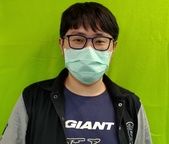
#> input picture stanCode_projects/my_photoshop/images/mask.jpg, 169 x 144 px, shrunk from 2540 x 2160 before the run
$ python best_photoshop_award.py
#> lines starting #> are read from the running program, lines starting #| are printed output that depends on the picture
### stanCode_projects/my_photoshop/simpleimage.py
#!/usr/bin/env python3

"""
Stanford CS106AP SimpleImage
Nick Parlante, Sonja Johnson-Yu, and Nick Bowman
 -6/2019 version has file reading, pix, and foreach iterator

SimpleImage Features:
Create image:
    image = SimpleImage.blank(400, 200)   # create new image of size
    image = SimpleImage('foo.jpg')        # create from file

Access size
    image.width, image.height

Iterate over all pixels:
    for pixel in image:
        #do something with pixel

Get pix at x,y
    pix = image.get_pix(x, y)
    # pix is RGB tuple like (100, 200, 0)

Set pix at x,y
    image.set_pix(x, y, pix)   # set data by tuple also

Get Pixel object at x,y
    pixel = image.get_pixel(x, y)
    pixel.red = 0
    pixel.blue = 255

Show image on screen
    image.show()

The main() function below demonstrates the above functions as a test.
"""

import sys
# If the following line fails, "Pillow" needs to be installed
from PIL import Image


def clamp(num):
    """
    Return a "clamped" version of the given num,
    converted to be an int limited to the range 0..255 for 1 byte.
    """
    num = int(num)
    if num < 0:
        return 0
    if num >= 256:
        return 255
    return num


class Pixel(object):
    """
    A pixel at an x,y in a SimpleImage.
    Supports set/get .red .green .blue
    and get .x .y
    """
    def __init__(self, image, x, y):
        self.image = image
        self._x = x
        self._y = y

    def __str__(self):
        return 'r:' + str(self.red) + ' g:' + str(self.green) + ' b:' + str(self.blue)

    # Pillow image stores each pixel color as a (red, green, blue) tuple.
    # So the functions below have to unpack/repack the tuple to change anything.

    @property
    def red(self):
        return self.image.px[self._x, self._y][0]

    @red.setter
    def red(self, value):
        rgb = self.image.px[self._x, self._y]
        self.image.px[self._x, self._y] = (clamp(value), rgb[1], rgb[2])

    @property
    def green(self):
        return self.image.px[self._x, self._y][1]

    @green.setter
    def green(self, value):
        rgb = self.image.px[self._x, self._y]
        self.image.px[self._x, self._y] = (rgb[0], clamp(value), rgb[2])

    @property
    def blue(self):
        return self.image.px[self._x, self._y][2]

    @blue.setter
    def blue(self, value):
        rgb = self.image.px[self._x, self._y]
        self.image.px[self._x, self._y] = (rgb[0], rgb[1], clamp(value))

    @property
    def x(self):
        return self._x

    @property
    def y(self):
        return self._y


# color tuples for background color names 'red' 'white' etc.
BACK_COLORS = {
    'white': (255, 255, 255),
    'black': (0, 0, 0),
    'red': (255, 0, 0),
    'green': (0, 255, 0),
    'blue': (0, 0, 255),
}


class SimpleImage(object):
    def __init__(self, filename, width=0, height=0, back_color=None):
        """
        Create a new image. This case works: SimpleImage('foo.jpg')
        To create a blank image use SimpleImage.blank(500, 300)
        The other parameters here are for internal/experimental use.
        """
        # Create pil_image either from file, or making blank
        if filename:
            self.pil_image = Image.open(filename).convert("RGB")
            if self.pil_image.mode != 'RGB':
                raise Exception('Image file is not RGB')
            self._filename = filename  # hold onto
        else:
            if not back_color:
                back_color = 'white'
            color_tuple = BACK_COLORS[back_color]
            if width == 0 or height == 0:
                raise Exception('Creating blank image requires width/height but got {} {}'
                                .format(width, height))
            self.pil_image = Image.new('RGB', (width, height), color_tuple)
        self.px = self.pil_image.load()
        size = self.pil_image.size
        self._width = size[0]
        self._height = size[1]
        self.curr_x = 0
        self.curr_y = 0

    def __iter__(self):
        return self

    # [26 lines left out: functions __next__, increment_curr_counters, blank, file, not called in this run]

    @property
    def width(self):
        """Width of image in pixels."""
        return self._width

    @property
    def height(self):
        """Height of image in pixels."""
        return self._height

    def get_pixel(self, x, y):
        """
        Returns a Pixel at the given x,y, suitable for getting/setting
        .red .green .blue values.
        """
        if x < 0 or x >= self._width or y < 0 or y >= self.height:
            e = Exception('get_pixel bad coordinate x %d y %d (vs. image width %d height %d)' %
                          (x, y, self._width, self.height))
            raise e
        return Pixel(self, x, y)

    # [14 lines left out: functions set_pixel, set_rgb, not called in this run]

    def get_pix(self, x, y):
        """Get pix RGB tuple (200, 100, 50) for the given x,y."""
        return self.px[x, y]

    def set_pix(self, x, y, pix):
        """Set the given pix RGB tuple into the image at the given x,y."""
        self.px[x, y] = pix

    def show(self):
        """Displays the image using an external utility."""
        self.pil_image.show()

    def make_as_big_as(self, image):
        """Resizes image to the shape of the given image"""
        self.pil_image = self.pil_image.resize((image.width, image.height))
        self.px = self.pil_image.load()
        size = self.pil_image.size
        self._width = size[0]
        self._height = size[1]


# [30 lines left out: function main, not called in this run]


# [2 lines that do not run on import are left out]

### stanCode_projects/my_photoshop/best_photoshop_award.py
"""
File: best_photoshop_award.py
Author: Alan Chen
----------------------------------
This file creates a photoshopped image
that is going to compete for the 2020 Best
Photoshop Award for SC101P.
I will stand behind the mountain of the sunrise.
"""


from simpleimage import SimpleImage

# Controls the threshold of detecting green screen pixel
THD = 1.3
# Controls the upper bound for black pixel as hair
HAIR = 120


def behind_mt(back, combined):
    """
    The author will stand behind the mountain.
    Because of backlighting, The front scene is black and the sky is blue.
    The front scene will cover the image again to make me look like standing behind mountain.
    :param back: SimpleImage, background, this is a sunrise landscape image on mountain A-li
    :param combined: SimpleImage, the combined images.
    :return: SimpleImage, author standing behind mountain.
    """

    for y in range(back.height):
        for x in range(back.width):
            pixel_me = combined.get_pixel(x, y)
            pixel_bg = back.get_pixel(x, y)
            if max(pixel_bg.green, pixel_bg.blue, pixel_bg.red) < 120:
                pixel_me.red = pixel_bg.red
                pixel_me.blue = pixel_bg.blue
                pixel_me.green = pixel_bg.green
    return combined


def combine(back, me):
    """
    This function combines the figure image of the author and a background image.
    :param back: SimpleImage, background, this is a sunrise landscape image on mountain A-li
    :param me: SimpleImage, me, author, Alan Chen, in front of a green screen wearing a mask.
    :return: The combined image.
    """
    for y in range(back.height):
        for x in range(back.width):
            pixel_me = me.get_pixel(x, y)
            pixel_bg = back.get_pixel(x, y)
            avg = (pixel_me.red+pixel_me.blue+pixel_me.green) // 3
            total = pixel_me.red+pixel_me.blue+pixel_me.green
            if pixel_me.green > avg*THD and total > HAIR:
                pixel_me.red = pixel_bg.red
                pixel_me.blue = pixel_bg.blue
                pixel_me.green = pixel_bg.green
    return me


def main():
    """
    This function conducts green screen replacement
    that is able to photoshop a person onto any background.
    It will display the two original image first.
    Afterward, the person will be put behind black background (such as mountain).
    """
    fg = SimpleImage('images/mask.jpg')
#> in __init__, self.pil_image is the input picture: PIL image 169x144 RGB; mean R, G, B 109.1, 127.9, 38.1
    bg = SimpleImage('images/alm.JPG')
#> call 2 of __init__, with filename = 'images/alm.JPG', width = 0, height = 0
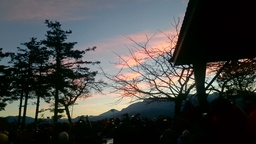
#> input picture stanCode_projects/my_photoshop/images/alm.JPG, 256 x 144 px, shrunk from 3840 x 2160 before the run
#> in __init__, self.pil_image is the input picture: PIL image 256x144 RGB; mean R, G, B 69.4, 70.2, 68.9
    fg.show()
    bg.show()
    bg.make_as_big_as(fg)
#> in make_as_big_as, `self.pil_image = self.pil_image.resize((image.width, image.height))`:
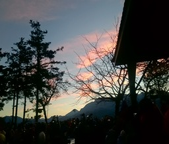
#> self.pil_image: PIL image 169x144 RGB; mean R, G, B 69.4, 70.2, 69
    combined_img = combine(bg, fg)
    combined_img.show()
#> in show (call 3), `self.pil_image.show()`:
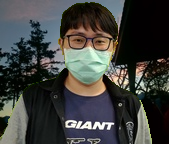
#> shown: PIL image 169x144 RGB; mean R, G, B 64, 65.1, 62.6
    behind_mt_img = behind_mt(bg, combined_img)
    behind_mt_img.show()


if __name__ == '__main__':
#> (the run stopped early here; a loop or call above may not have finished)
